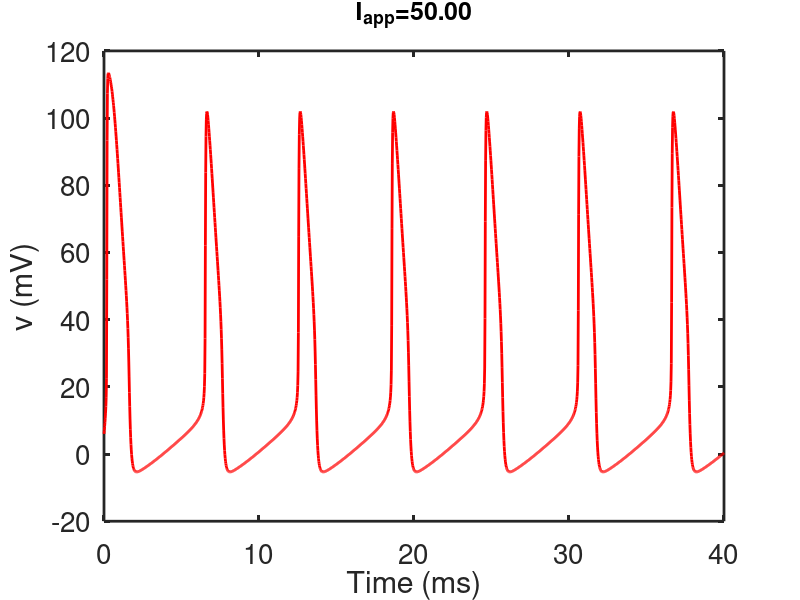
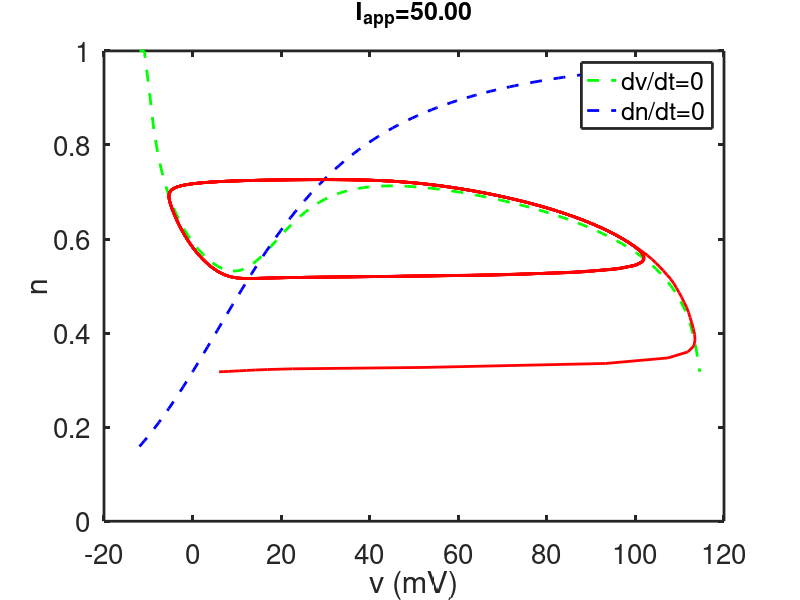

Reproduce these figures in MATLAB, in order.
% This is a simple ode integrator for the reduced HH equations function rHH_solverglobal gnabar gkbar gl Vna Vk Vl Iapp    BCL rn0 Vset(0,                           ...   'defaultaxesfontsize', 20,   ...   'defaultaxeslinewidth', 2, ...   'defaultlinelinewidth', 2.0);   %parametersgnabar = 120.;gkbar = 36;gl = 0.3;Vna = 115;Vk = -12;Vl = 10.5988;rn0 = 0.8;%rn0 = 0.9;% pick a value of Iapp Iapp = 50;  % with this value there are oscillations%Iapp = 0;BCL = 0;  % the Basic Cycle Length is the period for a periodic stimulus.% first find the v nullcline by bisectionvlist = [Vk+.01:1.1001:Vna-0.03];% list of V values to use; avoid exactly Vk and exactly Vna[n0 ninf]=get_nullclines(vlist); % now integrate the differential equationststep = 0.02;if(Iapp==0)    t_end=10;else     t_end=40;end V = 6; % give a small initial stimulus away from zeroh = 0.3177;%specify the output pointstspan = [0:tstep:t_end];s0 = [V;h];  % initial values[T,S] = ode23(@deRHS,tspan, s0, odeset('maxstep',1));  V = S(:,1);h = S(:,2);formatSpecF = '%5.2f\n';% plot V vs tfigure(1)plot(T,V,'r')xlabel('Time (ms)')ylabel('v (mV)')title(strcat('I_{app}= ',sprintf(formatSpecF,Iapp)),'fontsize',18)% the phase portraitfigure(2)plot(vlist,n0,'g--',vlist,ninf,'b--',V,h,'r','linewidth',2)  xlabel('v (mV)')ylabel('n')title(strcat('I_{app}= ',sprintf(formatSpecF,Iapp)),'fontsize',18)legend('dv/dt=0','dn/dt=0')%%%%%%%%%%%%%%%%%%%%%%%%%%%%%%%%%%%%%%%the right hand side for ode simulation:function s_prime=deRHS(t,s)global gnabar gkbar gl Vna Vk Vl Iapp BCL rn0V = s(1);W = s(2);% If there is a stimulus, add itIstimut = (BCL>0)*Iapp/cosh(mod(t,BCL)-BCL/4) + (BCL==0)*Iapp;n = W;Gt= gate_de(V);AM=Gt(1);BM = Gt(2);AN = Gt(3);BN = Gt(4); h = rn0 - n;aminf = AM/(AM+BM); Ina = gnabar*aminf.^3.*h.*(V-Vna) ;Ik = gkbar*n.^4*(V-Vk);Icl = gl*(V-Vl);      Fv = -Ina-Ik-Icl;Fw=AN*(1.-n)-BN*n;s_prime = [Fv+Istimut Fw]';%%%%%%%%%%%%%%%%%%%%%%%%%%%%%%%%%%%%%%function [n0,ninf]= get_nullclines(vlist)global V   % for each v find f(v,n) = 0 by bisection  for j = 1:length(vlist)    V=vlist(j);  % guess a lower bound a = 0;% guess an upper boundb = 1;%this is the answer - call the function bisect(a,b,@fval)n0(j)= bisect(a,b,@feval); Gt= gate_de(V);AN = Gt(3);BN = Gt(4);ninf(j) = AN/(AN+BN);    end %%%%%%%%%%%%%%%%%%%%%%%%%%%%%%%%%%%%%%%function fn = feval(n)global V% evaluate the function s=[V,n]; t=0;fhh= deRHS(t,s);  % use the rhs of the defn=fhh(1); %%%%%%%%%%%%%%%%%%%%%%%%%%%%%%%%%%%function gate = gate_de(V) % calculate the gating functions for V                 AM=.1*(25.-V)./(exp(2.5 -0.1*V)-1.);BM=4.*exp(-V/18.);AN=.01*(10.-V)./(exp(1.-0.1*V)-1.);BN=.125*exp(-V/80.);gate = [AM BM AN BN];%%%%%%%%%%%%%%%%%%%%%%%%%%%%%%%%%%%%%%%function root = bisect(a,b,feval)ul = a;fl = feval(ul);uu = b;fu = feval(uu);% we make the assumption, without checking, that % fu*fl<0% if not, the algoritm fails to find a root.N = 20;  % number of iterates% the main bisection algorithmfor j = 1:Nuc = (ul+uu)/2;fc = feval(uc);ftest = (fc.*fl>0);ul = ftest.*uc+(1-ftest).*ul;fl = ftest.*fc + (1-ftest).*fl;uu = (1-ftest).*uc+ ftest.*uu;fu = (1-ftest).*fc + ftest.*fu;endroot = uc; 